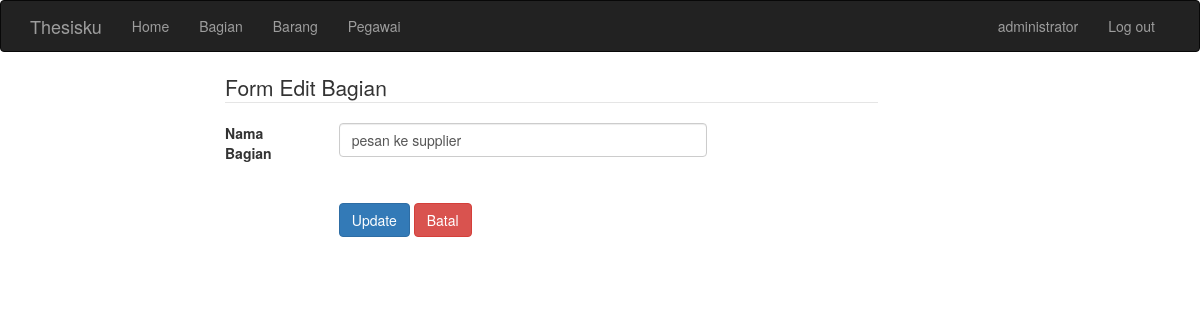
Before: /admin/bagian/bagian_form_edit.php?id=9 (signed in) with the older database file.
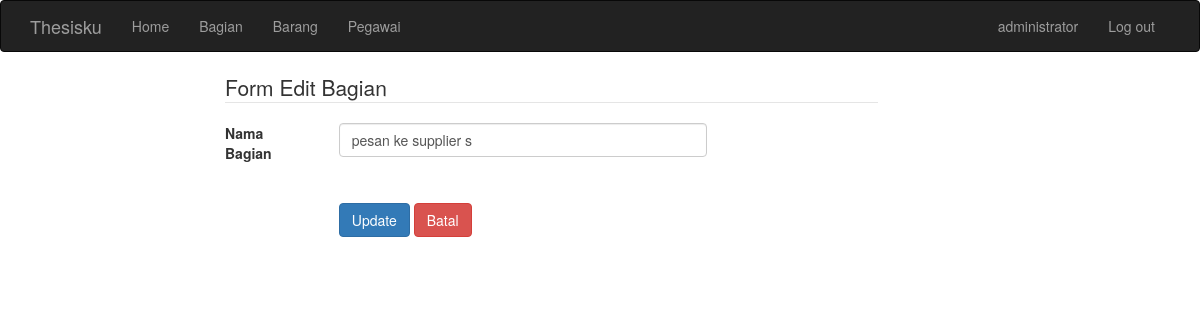
After: the same page with the newer database file.
### tables this page shows
CREATE TABLE `bagian` (
  `id_bagian` int(8) NOT NULL,
  `nama_bagian` varchar(32) NOT NULL
);

### class/bagian.php (called while the page is built, shortened)
<?php
	class bagian
	{
		private $conn;
		function __construct($conn) {
			$this->conn = $conn;
		}
		function BagianList ()
		{
			$sqlBagianList = $this->conn->query("SELECT * FROM bagian ORDER BY nama_bagian ASC");
			while ($row = $sqlBagianList->fetch_assoc())
			{
				$data [] = $row;
			}
			return $data;
		}
		function findBagianById ($id)
		{
			$sqlEditBagian = $this->conn->query("SELECT * FROM bagian WHERE id_bagian = '$id'");
			while ($row = $sqlEditBagian->fetch_assoc())
			{
				$data[] = $row;
			}
			return $data;
		}
	}
?>

### admin/bagian/bagian_edit.php (the view, shortened to what this page needs)
<?php
include "../../class/config.php";
include "../../class/bagian.php";
	$id = $_GET ['id'];
	$d1 = new database();
	$conn = $d1->koneksidatabase();
	$BagianList = new bagian($conn);
	$BagianList->BagianList();
	$DaftarBagian = $BagianList->BagianList();
	$Bagian = $BagianList->findBagianById($id);
?>
<div class="container-fluid">
    	<div class="col-md-7 col-md-offset-2">
    		<form class="form-horizontal" method="post" action="bagian_update.php">
    			<?php
                    if(empty($Bagian)){
                    }else{
                    foreach ($Bagian as $key => $value) {
                    ?>
                <legend> Form Edit Bagian </legend>
                <div class="form-group">
                	<label for="nama_bagian" class="col-md-2"> Nama Bagian  </label>
                	<div class="col-md-7">
                    	<input type="text" class="form-control" id="nama_bagian" name="nama_bagian" value="<?php echo $value['nama_bagian']; ?>">
                    </div>
                </div>
                <br>
                <div class="form-group">
                	<div class="col-md-7 col-md-offset-2">
                		<input type="submit" class="btn btn-md btn-primary" name="update" value="Update" >
                        	<a class="btn btn-danger" href="index.php" role="button">Batal</a>
                    </div>
                </div>
                <?php
                    }}
                    ?>
    		</form>
        </div>
    </div>

Changed rows visible on the page:
changed bagian: nama_bagian "pesan ke supplier" → "pesan ke supplier s"
